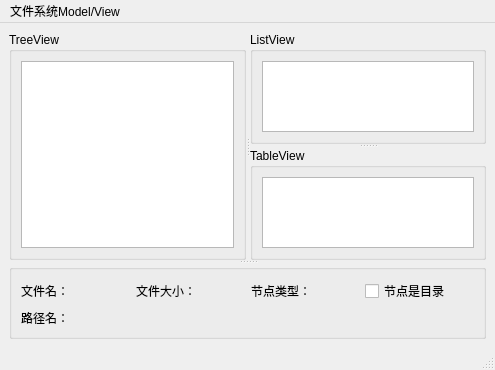
<?xml version="1.0" encoding="UTF-8"?>
<ui version="4.0">
 <class>MainWindow</class>
 <widget class="QMainWindow" name="MainWindow">
  <property name="geometry">
   <rect>
    <x>0</x>
    <y>0</y>
    <width>495</width>
    <height>370</height>
   </rect>
  </property>
  <property name="windowTitle">
   <string>MainWindow</string>
  </property>
  <widget class="QWidget" name="centralwidget">
   <layout class="QGridLayout" name="gridLayout_5">
    <item row="0" column="0">
     <widget class="QSplitter" name="splitter_3">
      <property name="orientation">
       <enum>Qt::Vertical</enum>
      </property>
      <widget class="QSplitter" name="splitter_2">
       <property name="orientation">
        <enum>Qt::Horizontal</enum>
       </property>
       <widget class="QGroupBox" name="groupBox">
        <property name="title">
         <string>TreeView</string>
        </property>
        <layout class="QGridLayout" name="gridLayout">
         <item row="0" column="0">
          <widget class="QTreeView" name="treeView"/>
         </item>
        </layout>
       </widget>
       <widget class="QSplitter" name="splitter">
        <property name="orientation">
         <enum>Qt::Vertical</enum>
        </property>
        <widget class="QGroupBox" name="groupBox_2">
         <property name="title">
          <string>ListView</string>
         </property>
         <layout class="QGridLayout" name="gridLayout_2">
          <item row="0" column="0">
           <widget class="QListView" name="listView"/>
          </item>
         </layout>
        </widget>
        <widget class="QGroupBox" name="groupBox_3">
         <property name="title">
          <string>TableView</string>
         </property>
         <layout class="QGridLayout" name="gridLayout_3">
          <item row="0" column="0">
           <widget class="QTableView" name="tableView"/>
          </item>
         </layout>
        </widget>
       </widget>
      </widget>
      <widget class="QGroupBox" name="groupBox_4">
       <property name="title">
        <string/>
       </property>
       <layout class="QGridLayout" name="gridLayout_4">
        <item row="0" column="0">
         <widget class="QLabel" name="LabFileName">
          <property name="text">
           <string>文件名：</string>
          </property>
         </widget>
        </item>
        <item row="0" column="1">
         <widget class="QLabel" name="LabFileSize">
          <property name="text">
           <string>文件大小：</string>
          </property>
         </widget>
        </item>
        <item row="0" column="2">
         <widget class="QLabel" name="LabType">
          <property name="text">
           <string>节点类型：</string>
          </property>
         </widget>
        </item>
        <item row="0" column="3">
         <widget class="QCheckBox" name="chkIsDir">
          <property name="text">
           <string>节点是目录</string>
          </property>
         </widget>
        </item>
        <item row="1" column="0" colspan="4">
         <widget class="QLabel" name="LabPath">
          <property name="text">
           <string>路径名：</string>
          </property>
         </widget>
        </item>
       </layout>
      </widget>
     </widget>
    </item>
   </layout>
  </widget>
  <widget class="QMenuBar" name="menubar">
   <property name="geometry">
    <rect>
     <x>0</x>
     <y>0</y>
     <width>495</width>
     <height>21</height>
    </rect>
   </property>
   <widget class="QMenu" name="menu_model_View">
    <property name="title">
     <string>文件系统Model/View</string>
    </property>
   </widget>
   <addaction name="menu_model_View"/>
  </widget>
  <widget class="QStatusBar" name="statusbar"/>
 </widget>
 <resources/>
 <connections/>
</ui>
